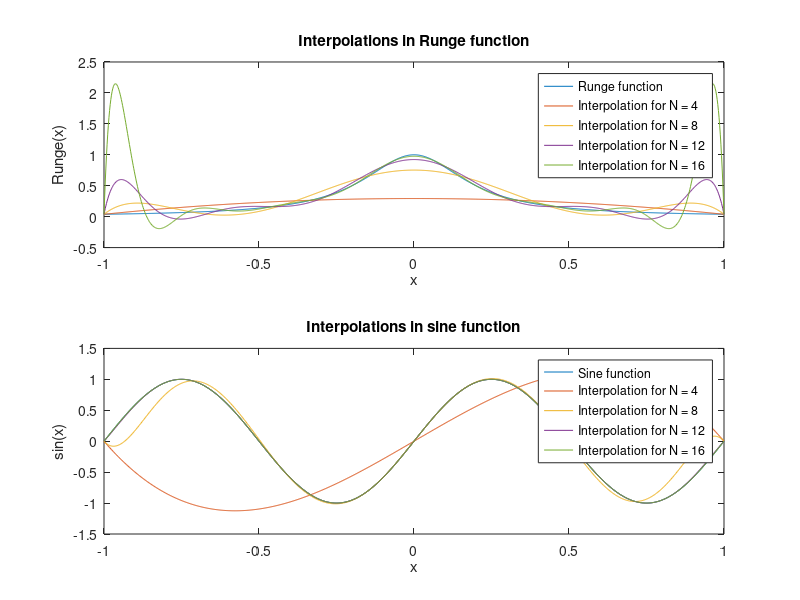

MATLAB code to generate this figure:
function [V, original_Runge, original_sine, interpolated_Runge, interpolated_sine] = zadanie1()
% Rozmiar tablic komórkowych (cell arrays) V, interpolated_Runge, interpolated_sine: [1,4].
% V{i} zawiera macierz Vandermonde wyznaczoną dla liczby węzłów interpolacji równej N(i)
% original_Runge - wektor wierszowy zawierający wartości funkcji Runge dla wektora x_fine=linspace(-1, 1, 1000)
% original_sine - wektor wierszowy zawierający wartości funkcji sinus dla wektora x_fine
% interpolated_Runge{i} stanowi wierszowy wektor wartości funkcji interpolującej 
%       wyznaczonej dla funkcji Runge (wielomian stopnia N(i)-1) w punktach x_fine
% interpolated_sine{i} stanowi wierszowy wektor wartości funkcji interpolującej
%       wyznaczonej dla funkcji sinus (wielomian stopnia N(i)-1) w punktach x_fine
N = 4:4:16;
x_fine = linspace(-1, 1, 1000);
original_Runge = runge_function(x_fine);
original_Runge = original_Runge';

subplot(2,1,1);
plot(x_fine, original_Runge, 'DisplayName', "Runge function");
xlabel('x');
ylabel('Runge(x)');
title('Interpolations in Runge function');
hold on;
for i = 1:length(N)
    V{i} = vandermonde_matrix(N(i));
    nodes = linspace(-1, 1, N(i));
    new_Runge = runge_function(nodes);
    c_runge = V{i} \ new_Runge;
    interpolated_Runge{i} = polyval(flipud(c_runge), x_fine);
    plot(x_fine, interpolated_Runge{i}, 'DisplayName', ['Interpolation for N = ', num2str(N(i))]);
end
hold off
legend;

original_sine = sin(2 * pi * x_fine);
subplot(2,1,2);
plot(x_fine, original_sine, 'DisplayName', "Sine function");
xlabel('x');
ylabel('sin(x)');
title('Interpolations in sine function');
hold on;
for i = 1:length(N)
    V{i} = vandermonde_matrix(N(i));
    nodes = linspace(-1, 1, N(i));
    new_sine = (sin(2 * pi * nodes))';
    c_sine = V{i} \ new_sine;
    interpolated_sine{i} = polyval(flipud(c_sine), x_fine);
    plot(x_fine, interpolated_sine{i}, 'DisplayName', ['Interpolation for N = ', num2str(N(i))]);
end
hold off
legend;

saveas(gcf, 'zadanie1.png');
end

function V = vandermonde_matrix(N)
    x_coarse = linspace(-1,1,N);
    V = zeros(N, N);

    for i = 1:N
        V(:, i) = x_coarse.^(i-1);
    end
end

function y = runge_function(x)
    y = (1./(1 + 25 * x.^2))';
end